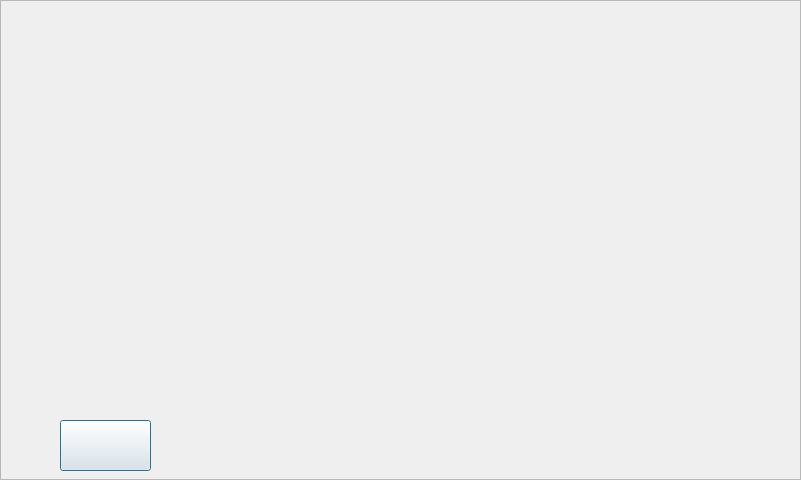
<?xml version="1.0" encoding="UTF-8"?>
<ui version="4.0">
 <class>dialog_deviceerror</class>
 <widget class="QDialog" name="dialog_deviceerror">
  <property name="geometry">
   <rect>
    <x>0</x>
    <y>0</y>
    <width>801</width>
    <height>480</height>
   </rect>
  </property>
  <property name="windowTitle">
   <string>Dialog</string>
  </property>
  <widget class="QFrame" name="frame">
   <property name="geometry">
    <rect>
     <x>0</x>
     <y>0</y>
     <width>801</width>
     <height>480</height>
    </rect>
   </property>
   <property name="styleSheet">
    <string notr="true">background-image: url(:/new/prefix/pic_resource/interface/interface_05.png);</string>
   </property>
   <property name="frameShape">
    <enum>QFrame::StyledPanel</enum>
   </property>
   <property name="frameShadow">
    <enum>QFrame::Raised</enum>
   </property>
   <widget class="QPushButton" name="ptn_return">
    <property name="geometry">
     <rect>
      <x>60</x>
      <y>420</y>
      <width>91</width>
      <height>51</height>
     </rect>
    </property>
    <property name="styleSheet">
     <string notr="true">border-image: url(:/new/prefix/pic_resource/otherwidget/return.png);
</string>
    </property>
    <property name="text">
     <string/>
    </property>
   </widget>
   <widget class="QFrame" name="frame_time">
    <property name="geometry">
     <rect>
      <x>470</x>
      <y>30</y>
      <width>311</width>
      <height>30</height>
     </rect>
    </property>
    <property name="styleSheet">
     <string notr="true">background-image: url(:/charway/pic_resource/chargeway/bluebkgd.png);</string>
    </property>
    <property name="frameShape">
     <enum>QFrame::NoFrame</enum>
    </property>
    <property name="frameShadow">
     <enum>QFrame::Raised</enum>
    </property>
    <widget class="QLabel" name="label_net">
     <property name="geometry">
      <rect>
       <x>10</x>
       <y>0</y>
       <width>25</width>
       <height>25</height>
      </rect>
     </property>
     <property name="styleSheet">
      <string notr="true">background-image: url(:/new/prefix/pic_resource/otherwidget/netstat_good.png);</string>
     </property>
     <property name="text">
      <string/>
     </property>
    </widget>
    <widget class="QLabel" name="label_sysdate">
     <property name="geometry">
      <rect>
       <x>50</x>
       <y>5</y>
       <width>131</width>
       <height>22</height>
      </rect>
     </property>
     <property name="palette">
      <palette>
       <active>
        <colorrole role="WindowText">
         <brush brushstyle="SolidPattern">
          <color alpha="255">
           <red>255</red>
           <green>255</green>
           <blue>255</blue>
          </color>
         </brush>
        </colorrole>
        <colorrole role="Text">
         <brush brushstyle="SolidPattern">
          <color alpha="255">
           <red>255</red>
           <green>255</green>
           <blue>255</blue>
          </color>
         </brush>
        </colorrole>
       </active>
       <inactive>
        <colorrole role="WindowText">
         <brush brushstyle="SolidPattern">
          <color alpha="255">
           <red>255</red>
           <green>255</green>
           <blue>255</blue>
          </color>
         </brush>
        </colorrole>
        <colorrole role="Text">
         <brush brushstyle="SolidPattern">
          <color alpha="255">
           <red>255</red>
           <green>255</green>
           <blue>255</blue>
          </color>
         </brush>
        </colorrole>
       </inactive>
       <disabled>
        <colorrole role="WindowText">
         <brush brushstyle="SolidPattern">
          <color alpha="255">
           <red>106</red>
           <green>104</green>
           <blue>100</blue>
          </color>
         </brush>
        </colorrole>
        <colorrole role="Text">
         <brush brushstyle="SolidPattern">
          <color alpha="255">
           <red>106</red>
           <green>104</green>
           <blue>100</blue>
          </color>
         </brush>
        </colorrole>
       </disabled>
      </palette>
     </property>
     <property name="font">
      <font>
       <pointsize>22</pointsize>
       <weight>50</weight>
       <bold>false</bold>
      </font>
     </property>
     <property name="styleSheet">
      <string notr="true">background-image: url(:/background/qrc/background/mainlab_phonenum.png);</string>
     </property>
     <property name="text">
      <string/>
     </property>
    </widget>
    <widget class="QLabel" name="label_systime">
     <property name="geometry">
      <rect>
       <x>190</x>
       <y>5</y>
       <width>110</width>
       <height>22</height>
      </rect>
     </property>
     <property name="palette">
      <palette>
       <active>
        <colorrole role="WindowText">
         <brush brushstyle="SolidPattern">
          <color alpha="255">
           <red>255</red>
           <green>255</green>
           <blue>255</blue>
          </color>
         </brush>
        </colorrole>
        <colorrole role="Text">
         <brush brushstyle="SolidPattern">
          <color alpha="255">
           <red>255</red>
           <green>255</green>
           <blue>255</blue>
          </color>
         </brush>
        </colorrole>
       </active>
       <inactive>
        <colorrole role="WindowText">
         <brush brushstyle="SolidPattern">
          <color alpha="255">
           <red>255</red>
           <green>255</green>
           <blue>255</blue>
          </color>
         </brush>
        </colorrole>
        <colorrole role="Text">
         <brush brushstyle="SolidPattern">
          <color alpha="255">
           <red>255</red>
           <green>255</green>
           <blue>255</blue>
          </color>
         </brush>
        </colorrole>
       </inactive>
       <disabled>
        <colorrole role="WindowText">
         <brush brushstyle="SolidPattern">
          <color alpha="255">
           <red>106</red>
           <green>104</green>
           <blue>100</blue>
          </color>
         </brush>
        </colorrole>
        <colorrole role="Text">
         <brush brushstyle="SolidPattern">
          <color alpha="255">
           <red>106</red>
           <green>104</green>
           <blue>100</blue>
          </color>
         </brush>
        </colorrole>
       </disabled>
      </palette>
     </property>
     <property name="font">
      <font>
       <pointsize>22</pointsize>
       <weight>50</weight>
       <bold>false</bold>
      </font>
     </property>
     <property name="styleSheet">
      <string notr="true">background-image: url(:/background/qrc/background/mainlab_phonenum.png);</string>
     </property>
     <property name="text">
      <string/>
     </property>
    </widget>
   </widget>
  </widget>
 </widget>
 <resources/>
 <connections/>
</ui>
